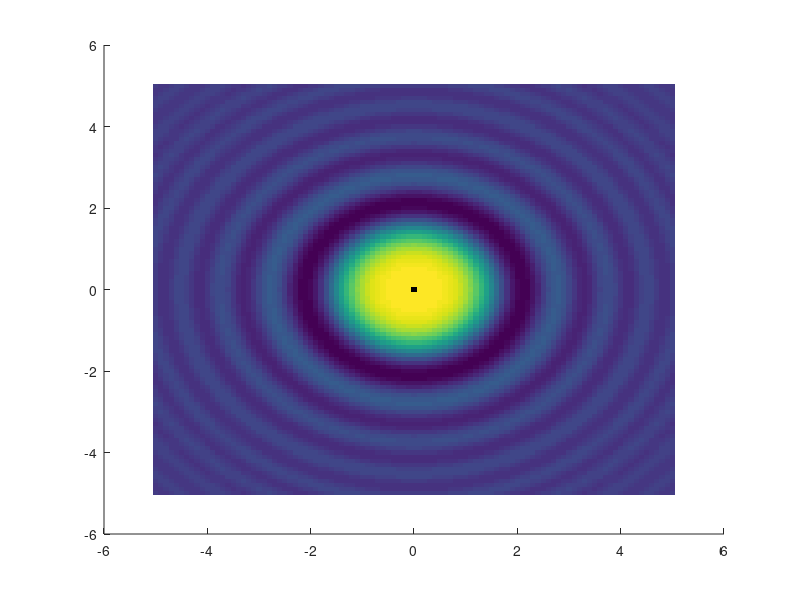
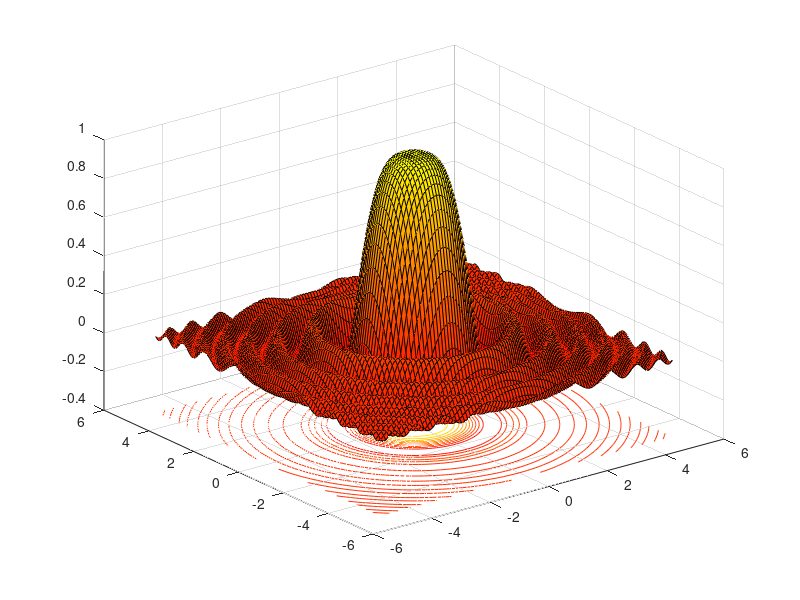
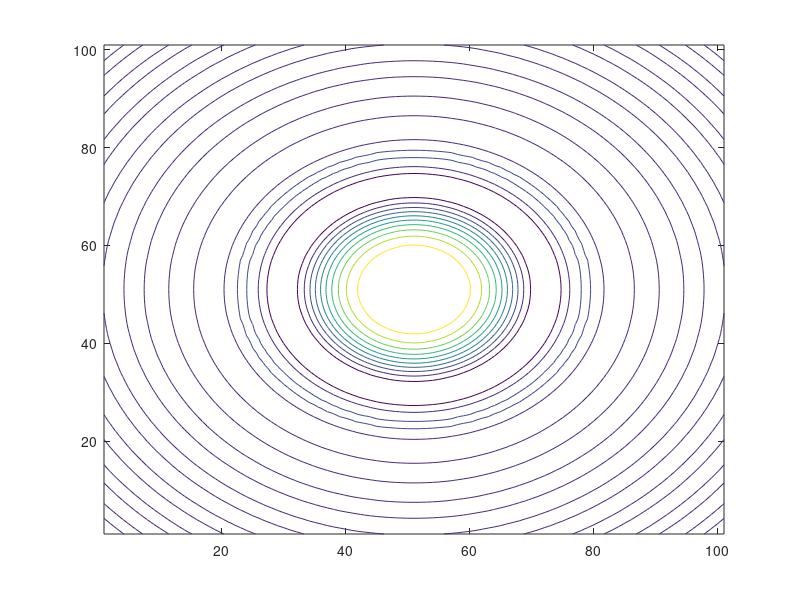

The MATLAB source for these figures, in order:
x =-5:0.1:5;
y =-5:0.1:5;
[X, Y] = meshgrid(x, y);
z = sin(X.^2 + Y.^2)./(X.^2 + Y.^2);
hold on;
imagesc(x, y, z)
figure;
surfc(X, Y, z)
colormap autumn;
figure;
contour(z)